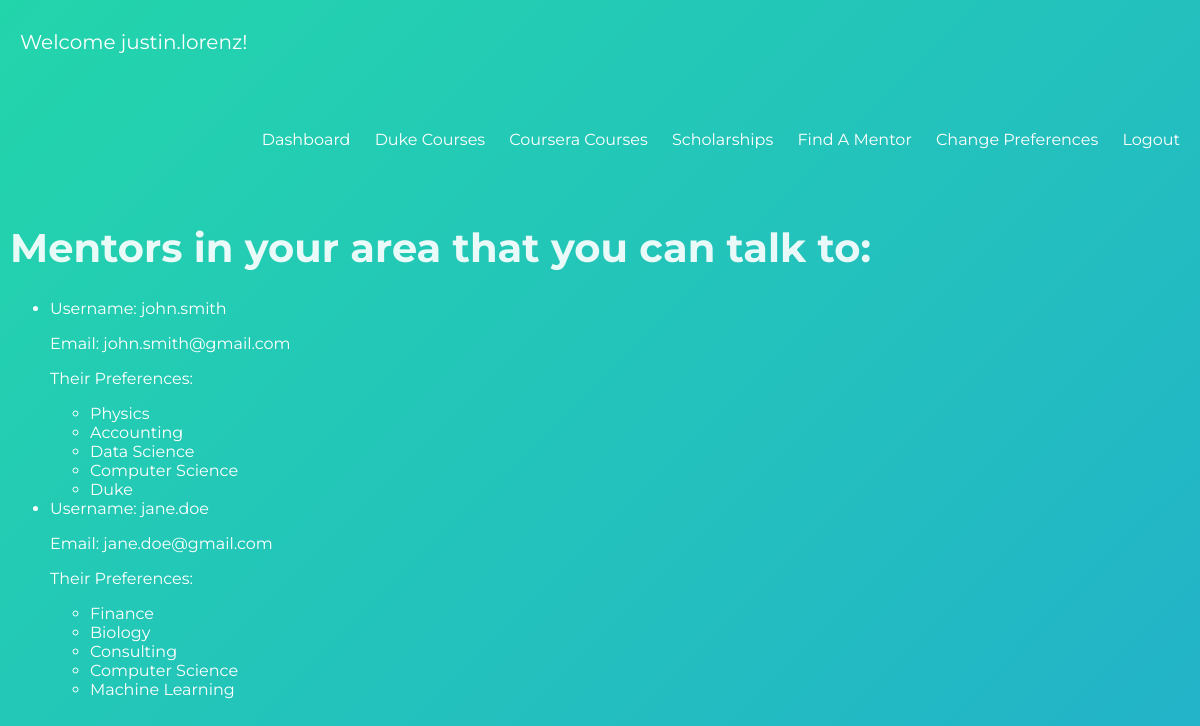
Page /mentors (signed in) on the committed database.
### models.py (models this page shows)
class User(UserMixin, db.Model):
    id = db.Column(db.Integer, primary_key=True)
    email = db.Column(db.String(100), unique=True)
    username = db.Column(db.String(100), unique=True)
    password = db.Column(db.String(100))
    location = db.Column(db.String(1000))
    mentor = db.Column(db.Boolean, default=False)
    prefs = db.Column(db.String(10000))

### main.py (the view)
@main.route('/mentors')
@login_required
def mentors():
    if current_user.mentor == True:
        print("You are a mentor urself")
        return redirect(url_for('main.dashboard'))
    found_mentors = []
    users = User.query.all()
    for user in users:
        if user.mentor is True and current_user.location.lower() == user.location.lower():
            found_mentors.append(user)
    return render_template('mentor.html', name=current_user.username, found_mentors=found_mentors)

### __init__.py (called while the page is built)
def create_app():
    app = Flask(__name__)
    app.secret_key = os.urandom(24)
    app.config['SQLALCHEMY_DATABASE_URI'] = 'sqlite:///db.sqlite3'
    db.__init__(app)
    login_manager = LoginManager()
    login_manager.login_view = 'auth.login'
    login_manager.init_app(app)
    from .models import User
    @login_manager.user_loader
    def load_user(user_id):
        return User.query.get(int(user_id))
    from .auth import auth as auth_blueprint
    app.register_blueprint(auth_blueprint)
    from .main import main as main_blueprint
    app.register_blueprint(main_blueprint)
    return app

### templates/mentor.html (shortened to what this page needs)
<!DOCTYPE html>
<html>
<head>
    <link rel='stylesheet' href='static/style.css'>
</head>
<body>
    <nav>
        <div class="logo">
            <p>Welcome {{ name }}!</p>
        </div>
        <div class="menu">
            <ul>
                <li><span class="nav-links"><a href="{{ url_for('main.dashboard') }}">Dashboard</a></span></li>
                <li><span class="nav-links"><a href="{{ url_for('main.duke_courses') }}">Duke Courses</a></span></li>
                <li><span class="nav-links"><a href="{{ url_for('main.courses') }}">Coursera Courses</a></span></li>
                <li><span class="nav-links"><a href="{{ url_for('main.scholarships') }}">Scholarships</a></span></li>
                <li><span class="nav-links"><a href="{{ url_for('main.mentors') }}">Find A Mentor</a></span></li>
                <li><span class="nav-links"><a href="{{ url_for('main.preferences') }}">Change Preferences</a></span></li>
                <li><span class="nav-links"><a href="{{ url_for('auth.logout') }}">Logout</a></span></li>
            </ul>
        </div>
    </nav>
    <div class="mentor-list">
        <h1>Mentors in your area that you can talk to:</h1>
        <ul>
            {% for mentor in found_mentors %}
                  <li>Username: {{ mentor.username }}</li>
                    <p>Email: {{ mentor.email }}</p>
                    <p>Their Preferences:</p>
                  <ul>
                      {% for pref in mentor.prefs.split(",") %}
                            <li>{{ pref }}</li>
                      {% endfor %}
                  </ul>
            {% endfor %}
        </ul>
    </div>
</body>
</html>

### static/style.css (style rules this page uses)
body { height: 100%; font-family: "Montserrat", sans-serif; background: linear-gradient(-45deg, #ee7752, #e73c7e, #23a6d5, #23d5ab) no-repeat fixed; background-size: 400% 400%; animation: gradient 15s ease infinite; margin: 0 0 0 10px; }
h1 { text-align: center; font-size: 40px; color: rgba(255, 255, 255, .9); }
.menu { line-height: 60px; float: right; padding: 10px; }
.logo { float: left; font-size: 20px; color: white; padding: 10px; }
.menu a { text-decoration: None; color: white; }
.menu ul { overflow: hidden; float: right; }
.menu ul li { padding: 10px; display: inline; color: white; text-decoration: None; }
.mentor-list { float: left; color: white; }

### rows in the picture
User: username "justin.lorenz"
User: username "john.smith", email "john.smith@gmail.com", pref "Physics" "Accounting" "Data Science" "Computer Science" "Duke"
User: username "jane.doe", email "jane.doe@gmail.com", pref "Finance" "Biology" "Consulting" "Computer Science" "Machine Learning"
